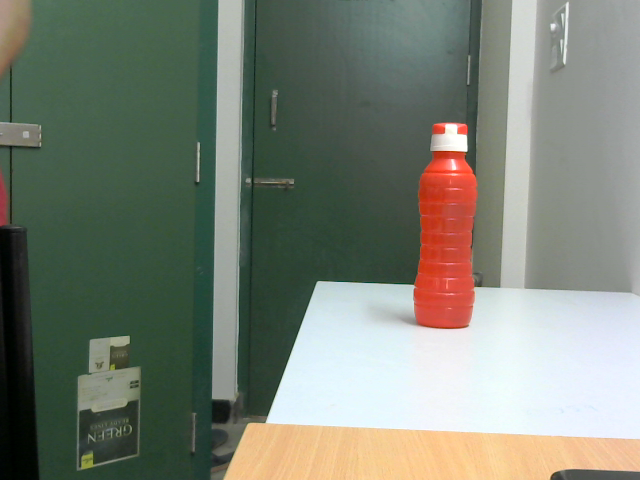
#> input picture images/misc/left_1.png, 640 x 480 px, found by its file name
$ python rectify_uncalibrated.py   (older library calls are emulated)
#> lines starting #> are read from the running program, lines starting #| are printed output that depends on the picture
import cv2
import numpy as np
# from matplotlib import pyplot as plt


img_1 = cv2.imread('left_1.png',1)
#> img_1 is the input picture: shape (480, 640, 3); mean B, G, R 115.6, 128.3, 121.8
img_2 = cv2.imread('right_1.png',1)
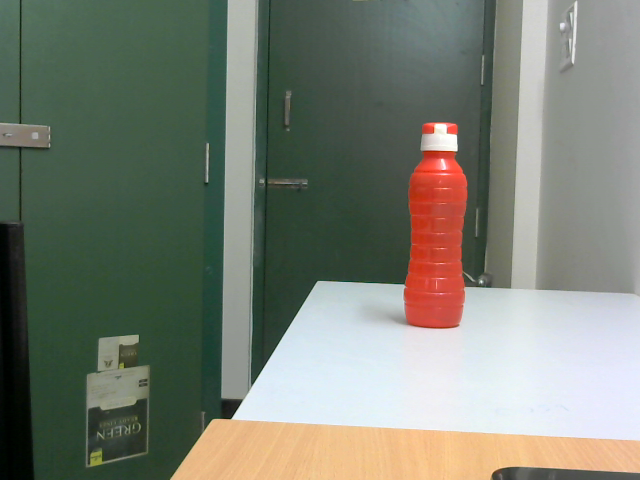
#> input picture images/misc/right_1.png, 640 x 480 px, found by its file name
#> img_2 is the input picture: shape (480, 640, 3); mean B, G, R 114.1, 126.4, 121.4
rows,cols = img_1.shape[:2]
#> rows = 480; cols = 640
color = (0,255,0)

sift = cv2.SIFT()

camera_matrix_1 = np.matrix([[734.5626,0,284.7837],[0,797.2962,302.3755],[0,0,1]])#30.0783

camera_matrix_2 = np.matrix([[743.5223,0,333.2208],[0,802.5812,306.2985],[0,0,1]])#46.5610

dist_coeffs_1 = np.matrix([-0.1666,    0.1677,0,0,0])
dist_coeffs_2 = np.matrix([-0.2210,    0.8222,  0,0 ,0])

r = np.matrix([[0.9981,-0.0039,0.0615],[0.0034,1.00,0.0091],[-0.0616,-0.0088,0.9981]])
t = np.array([-62.2974,2.7549,4.8679])


( r_1,r_2,p_1,p_2,depth,roi_1,roi_2  ) = cv2.stereoRectify(camera_matrix_1,dist_coeffs_1,camera_matrix_2,dist_coeffs_2,(512,512),r,t,flags=0)


########################undistortion starts here ##########################
newcameramtx_1, roi_1=cv2.getOptimalNewCameraMatrix(camera_matrix_1,dist_coeffs_1,(cols,rows),1,(cols,rows))
#> roi_1 = (4, 6, 632, 468)

img_l_undistort  = cv2.undistort(img_1, camera_matrix_1, dist_coeffs_1, None, newcameramtx_1)
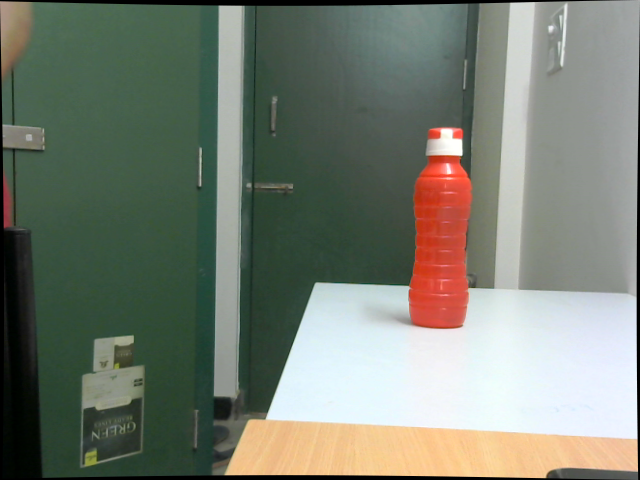
#> img_l_undistort: shape (480, 640, 3); mean B, G, R 113.3, 125.7, 119.4

newcameramtx_2, roi_2=cv2.getOptimalNewCameraMatrix(camera_matrix_2,dist_coeffs_2,(cols,rows),1,(cols,rows))
#> roi_2 = (9, 10, 622, 467)

img_r_undistort  = cv2.undistort(img_2, camera_matrix_2, dist_coeffs_2, None, newcameramtx_2)
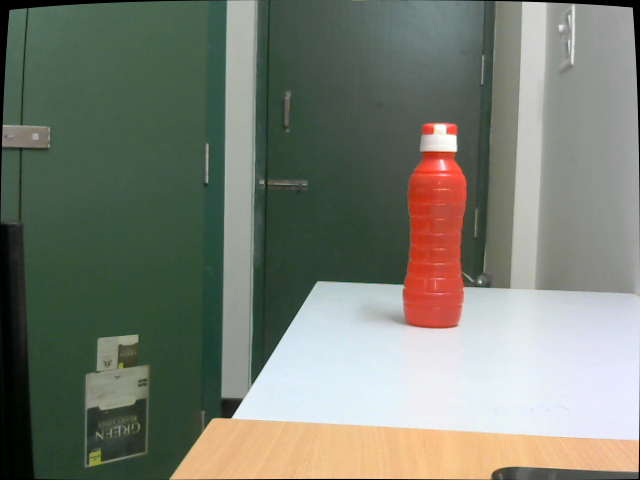
#> img_r_undistort: shape (480, 640, 3); mean B, G, R 112.9, 125.2, 120.3


#####################rectification using sift feature #######################

kp1 = sift.detect(img_l_undistort,None)
#> kp1 = 208 keypoints; strongest (x, y, size): (231, 21, 19.3), (230, 471, 6.7), (350, 360, 89.3), (447, 133, 8.1)
kp2 = sift.detect(img_r_undistort,None)
#> kp2 = 214 keypoints; strongest (x, y, size): (442, 138, 19), (228, 408, 13.1), (480, 282, 2.3), (629, 11, 6.7)

# find the keypoints and descriptors with SIFT
kp1, des1 = sift.compute(img_l_undistort,kp1)
kp2, des2 = sift.compute(img_r_undistort,kp2)

# FLANN parameters
FLANN_INDEX_KDTREE = 0
index_params = dict(algorithm = FLANN_INDEX_KDTREE, trees = 5)
search_params = dict(checks=50)

flann = cv2.FlannBasedMatcher(index_params,search_params)
matches = flann.knnMatch(np.asarray(des1,np.float32),np.asarray(des2,np.float32),k=2)
#> matches = 208 matches

good = []
pts1 = []
pts2 = []

# ratio test as per Lowe's paper
for i,(m,n) in enumerate(matches):
	if m.distance < 0.8*n.distance:
	    good.append(m)
	    pts2.append(kp2[m.trainIdx].pt)
	    pts1.append(kp1[m.queryIdx].pt)
#> after the loop, good = 121 matches; pts1 = 121 pairs, first value 3.5 to 635.4, second value 4.39 to 473.5; pts2 = 121 pairs, first value 18.92 to 595, second value 2.94 to 468.6

pts1 = np.float32(pts1)
pts2 = np.float32(pts2)
# print pts1.dtype
F, mask = cv2.findFundamentalMat(pts1,pts2,cv2.FM_RANSAC )
#> F = [[2.71e-08, 1.23e-05, -0.0037], [-8.87e-06, 9.8e-07, 0.105], [0.00241, -0.108, 1]]; mask = 121 values, max 1 at index 6, min 0 at index 0, mean 0.752

points1r = pts1.reshape((pts1.shape[0] * 2, 1))
#> points1r = 242 values, max 635.4 at index 240, min 3.5 at index 0, mean 277.1
points2r = pts2.reshape((pts2.shape[0] * 2, 1))
#> points2r = 242 values, max 595 at index 0, min 2.94 at index 3, mean 284.9

#> (the run stopped early here; a loop or call above may not have finished)
